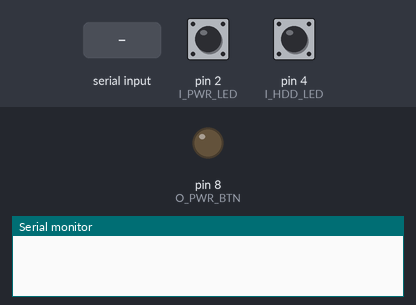
A sketch run on a simulated Arduino Uno, built with avr-gcc and run on an emulated ATmega328P. On the bench: output pins drawn as LEDs (lit = HIGH), the last lines printed to the serial monitor. Inputs (shaded band) come from the test bench; at power-on: pin 2 (I_PWR_LED) HIGH, pin 4 (I_HDD_LED) HIGH.

Above: at 1.2 s.
1.3 s: "BTN_PWR_ON\n" received over Serial
At 1.7 s:
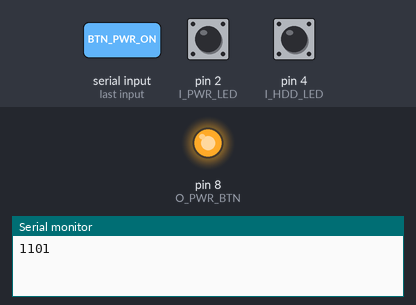
2.8 s: "BTN_PWR_OFF\n" received over Serial
At 4.2 s:
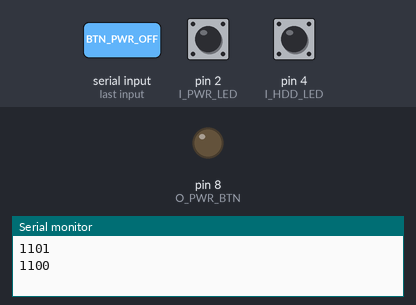
Timing chart, 0 to 5.8 s (numbered marks = the images above; inputs shaded):
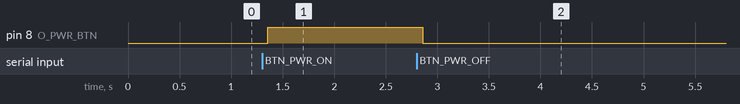

The sketch:

JetKVM_ATX.ino
```cpp
/*
  Third-Party ATX Extension for the JetKVM
*/

const int I_PWR_LED = 2;
const int I_HDD_LED = 4;
const int O_PWR_BTN = 8;
const int O_RST_BTN = 9;

String serial_input = "";

int new_is_hdd_off = 1;
int new_is_pwr_off = 1;
int new_is_rst_pressed = 0;
int new_is_pwr_pressed = 0;

int old_is_hdd_off = 1;
int old_is_pwr_off = 1;
int old_is_rst_pressed = 0;
int old_is_pwr_pressed = 0;

void setup() {
  Serial.begin(115200);
  pinMode(O_RST_BTN, OUTPUT);           //OUTPUT for PWR_BTN
  pinMode(O_PWR_BTN, OUTPUT);           //OUTPUT for RST_BTN
  pinMode(I_PWR_LED, INPUT_PULLUP);     //INPUT for PWR_LED
  pinMode(I_HDD_LED, INPUT_PULLUP);     //INPUT for HDD_LED
}

void loop() {

  //Save serial input
  while(Serial.available()){
    char c = Serial.read();
    serial_input += c;
    delay(5);
  }

  serial_input.replace("\r", "");
  serial_input.replace("\n", "");

  if (serial_input.length() >0){
    //Case 1: Request to push power button
    if (serial_input == "BTN_PWR_ON"){
      digitalWrite(O_PWR_BTN, HIGH);
      new_is_pwr_pressed = 1;
    }

    if (serial_input == "BTN_PWR_OFF"){
      digitalWrite(O_PWR_BTN, LOW);
      new_is_pwr_pressed = 0;
    }

    //Case 2: Request to push reset button
    if (serial_input == "BTN_RST_ON"){
      digitalWrite(O_RST_BTN, HIGH);
      new_is_rst_pressed = 1;
    }

    if (serial_input == "BTN_RST_OFF"){
      digitalWrite(O_RST_BTN, LOW);
      new_is_rst_pressed = 0;
    }
  }

  //Case 3: HDD LED activity
  if (digitalRead(I_HDD_LED) == LOW) {
    new_is_hdd_off = 0;
  } else {
    new_is_hdd_off = 1;
  }

  //Case 4: Power LED activity
  if (digitalRead(I_PWR_LED) == LOW) {
    new_is_pwr_off = 0;
  } else {
    new_is_pwr_off = 1;
  }

  //Send response if anything changed
  if (new_is_hdd_off != old_is_hdd_off || new_is_pwr_off != old_is_pwr_off || new_is_rst_pressed != old_is_rst_pressed || new_is_pwr_pressed != old_is_pwr_pressed){
    Serial.print(new_is_hdd_off);
    Serial.print(new_is_pwr_off);
    Serial.print(new_is_rst_pressed);
    Serial.print(new_is_pwr_pressed);
    Serial.print("\n");

    old_is_hdd_off = new_is_hdd_off;
    old_is_pwr_off = new_is_pwr_off;
    old_is_rst_pressed = new_is_rst_pressed;
    old_is_pwr_pressed = new_is_pwr_pressed;
  }

  //Reset Serial input after each cycle
  serial_input = "";
}
```

Measured:
- after the input at 1.3 s, pin 8 (O_PWR_BTN): LOW → HIGH after 0.06 s
- after the input at 2.8 s, pin 8 (O_PWR_BTN): HIGH → LOW after 0.06 s
